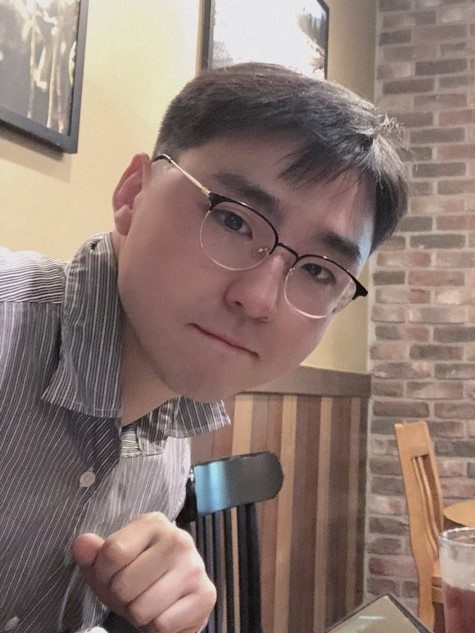
#> input picture data/me.jpg, 475 x 633 px, given in place of adriatic_s_001807.png, which was not available
$ jupyter execute --allow-errors 'Open CV.ipynb'
#> lines starting #> are read from the running program, lines starting #| are printed output that depends on the picture; pictures that were not available may be replaced by others from this repository, and a replacement may not be noted
[cell 1]
import os
import pickle
import cv2
import numpy as np
from matplotlib import pyplot as plt
from tqdm import tqdm
from PIL import Image

[cell 2]
dir_path = '../data/cifar-100-python'
train_file_path = os.path.join(dir_path, 'train')
images_dir_path = '../data/cifar-images'

#> (the rest of this cell did not finish here and is left out)

[cell 3]
def draw_color_histogram_from_image(file_name):
#> called with file_name = 'adriatic_s_001807.png'
    images_dir_path = '../data/cifar-images'
    image_path = os.path.join(images_dir_path, file_name)

    #이미지
    img = Image.open(image_path)
#> img is the input picture: PIL image 475x633 RGB; mean R, G, B 141.4, 121.7, 114.2
    #어레이
    cv_image = cv2.imread(image_path)

    fig = plt.figure(figsize=(10,3))
    ax1 = fig.add_subplot(1,2,1)
    ax1.imshow(img)
    ax1.set_title("Image")

    ax2 = fig.add_subplot(1,2,2)
    color = ('b','g','r')
    for i, col in enumerate(color):
        histr = cv2.calcHist([cv_image], [i], None, [256], [0, 256])
#         print(histr)
        ax2.plot(histr, color = col) #어레이를 그리기 위함, 1 이면 'b' 가 되는 거
    ax2.set_title("Histogram")

[cell 4]
draw_color_histogram_from_image('adriatic_s_001807.png')
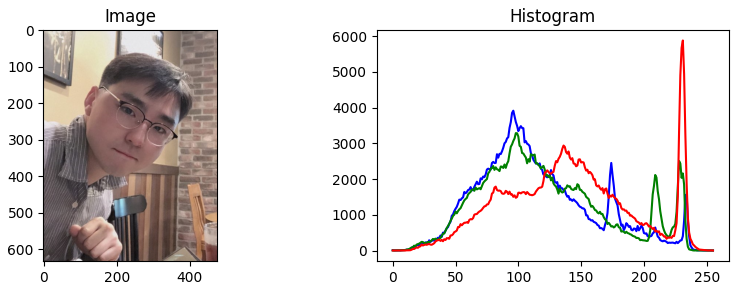
#> figure drawn by matplotlib, 2 panels; panel 2: curve peaks at x = 96, y = 3915; panel 2: curve peaks at x = 98, y = 3287; panel 2: curve peaks at x = 231, y = 5881

[cell 5]
temp_images_dir_path = '../data/cifar-images'
temp_image_path = os.path.join(temp_images_dir_path, 'adriatic_s_001807.png')
temp_cv_image = cv2.imread(temp_image_path)
#> (the rest of this cell did not finish here and is left out)

[cell 6]
def get_histogram(image):
    histogram = []

    # Create histograms per channels, in 4 bins each.
    for i in range(3):
        channel_histogram = cv2.calcHist(images=[image],
                                         channels=[i],
                                         mask=None,
                                         histSize=[4],  # 히스토그램 구간을 4개로 한다.
                                         ranges=[0, 256])
        histogram.append(channel_histogram)
#> this loop made 3 passes
#> channel_histogram on passes 1 to 3: [34629, 168288, 76562, 21196], [32465, 151593, 76960, 39657], [18150, 101409, 126208, 54908]
#> after the loop, histogram = [[34629, 168288, 76562, 21196], [32465, 151593, 76960, 39657], [18150, 101409, 126208, 54908]]

    histogram = np.concatenate(histogram)
#> histogram = [34629, 168288, 76562, 21196, 32465, 151593, 76960, 39657, 18150, 101409, 126208, 54908]
    histogram = cv2.normalize(histogram, histogram)
#> histogram = [0.111, 0.541, 0.246, 0.0681, 0.104, 0.487, 0.247, 0.127, 0.0583, 0.326, 0.405, 0.176]

    return histogram

# get_histogram() 확인용 코드
#> (the rest of this cell did not finish here and is left out)

#> (a cell that did not finish here is left out)

[cell 8]
def build_histogram_db():
    histogram_db = {}

    #디렉토리에 모아 둔 이미지 파일들을 전부 리스트업합니다.
    path = images_dir_path
    file_list = os.listdir(images_dir_path)

    for file_name in tqdm(file_list):
        file_path = os.path.join(images_dir_path, file_name)
        image = cv2.imread(file_path)

        histogram = get_histogram(image)

        histogram_db[file_name] = histogram

    return histogram_db

histogram_db = build_histogram_db()
#> histogram_db = {'me.jpg': [0.111, 0.541, 0.246, 0.0681, 0.104, 0.487, 0.247, 0.127, 0.0583, 0.326, 0.405, 0.176]}
#> (the rest of this cell did not finish here and is left out)

[cell 9]
def get_target_histogram():
    filename = input("이미지 파일명을 입력하세요: ")
#> the answer given: data/me.jpg
    if filename not in histogram_db:
        print('유효하지 않은 이미지 파일명입니다.')
        return None
    return histogram_db[filename]

target_histogram = get_target_histogram()
target_histogram

[cell 10]
def search(histogram_db, target_histogram, top_k=5):
#> called with top_k = 5
    results = {}

    # Calculate similarity distance by comparing histograms.
    for file_name, histogram in tqdm(histogram_db.items()):
        distance = cv2.compareHist(H1=target_histogram,
                                   H2=histogram,
                                   method=cv2.HISTCMP_CHISQR)

        results[file_name] = distance
#> this loop made 1 pass
#> file_name on pass 1: 'me.jpg'
#> after the loop, results = 0 items
#> the answer given: data/고양이ㅏ.png

    results = dict(sorted(results.items(), key=lambda item: item[1])[:top_k])

    return results


$ run again, on data/고양이ㅏ.png
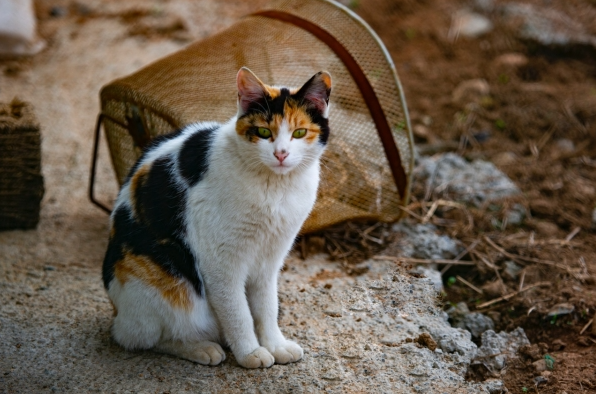
#> input picture data/고양이ㅏ.png, 596 x 394 px, given in place of adriatic_s_001807.png, which was not available
#> in draw_color_histogram_from_image, img is the input picture: PIL image 596x394 RGBA; mean R, G, B, A 103.5, 89.5, 74.5, 255
#> `[cell 4] draw_color_histogram_from_image('adriatic_s_001807.png')`:
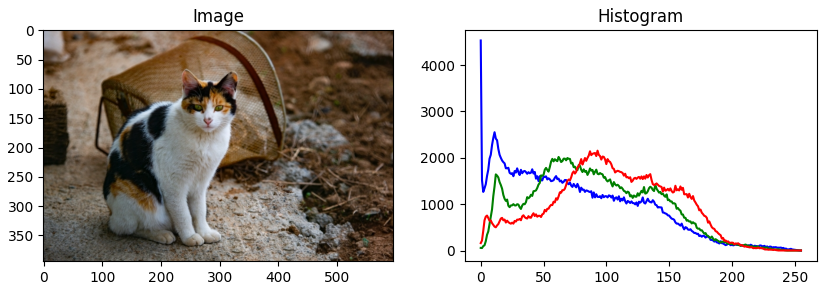
#> figure drawn by matplotlib, 2 panels; panel 2: curve peaks at x = 0, y = 4531; panel 2: curve peaks at x = 62, y = 2018; panel 2: curve peaks at x = 93, y = 2154
#> the loop in get_histogram, `for i in range(3):` made 3 passes
#> channel_histogram on passes 1 to 3: [113217, 77858, 38445, 5304], [77350, 100902, 52087, 4485], [46224, 112300, 72077, 4223]
#> after the loop in get_histogram, `for i in range(3):`: histogram = [[113217, 77858, 38445, 5304], [77350, 100902, 52087, 4485], [46224, 112300, 72077, 4223]]
#> in get_histogram, `histogram = np.concatenate(histogram)`: histogram = [113217, 77858, 38445, 5304, 77350, 100902, 52087, 4485, 46224, 112300, 72077, 4223]
#> in get_histogram, `histogram = cv2.normalize(histogram, histogram)`: histogram = [0.465, 0.32, 0.158, 0.0218, 0.318, 0.415, 0.214, 0.0184, 0.19, 0.461, 0.296, 0.0173]
#> histogram_db = {'고양이ㅏ.png': [0.465, 0.32, 0.158, 0.0218, 0.318, 0.415, 0.214, 0.0184, 0.19, 0.461, 0.296, 0.0173]}
#> the loop in search, `for file_name, histogram in tqdm(histogram_db.items()):` made 1 pass
#> file_name on pass 1: '고양이ㅏ.png'
#> after the loop in search, `for file_name, histogram in tqdm(histogram_db.items()):`: results = 0 items
